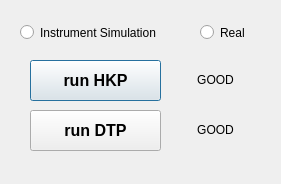
<?xml version="1.0" encoding="UTF-8"?>
<ui version="4.0">
 <class>Dialog</class>
 <widget class="QDialog" name="Dialog">
  <property name="geometry">
   <rect>
    <x>0</x>
    <y>0</y>
    <width>281</width>
    <height>184</height>
   </rect>
  </property>
  <property name="windowTitle">
   <string>EngTools</string>
  </property>
  <widget class="QPushButton" name="bt_runHKP">
   <property name="geometry">
    <rect>
     <x>30</x>
     <y>60</y>
     <width>131</width>
     <height>41</height>
    </rect>
   </property>
   <property name="font">
    <font>
     <pointsize>12</pointsize>
     <bold>true</bold>
    </font>
   </property>
   <property name="text">
    <string>run HKP</string>
   </property>
  </widget>
  <widget class="QPushButton" name="bt_runDTP">
   <property name="geometry">
    <rect>
     <x>30</x>
     <y>110</y>
     <width>131</width>
     <height>41</height>
    </rect>
   </property>
   <property name="font">
    <font>
     <pointsize>12</pointsize>
     <bold>true</bold>
    </font>
   </property>
   <property name="text">
    <string>run DTP</string>
   </property>
  </widget>
  <widget class="QLabel" name="label_stsHKP">
   <property name="geometry">
    <rect>
     <x>180</x>
     <y>70</y>
     <width>71</width>
     <height>19</height>
    </rect>
   </property>
   <property name="text">
    <string>GOOD</string>
   </property>
   <property name="alignment">
    <set>Qt::AlignCenter</set>
   </property>
  </widget>
  <widget class="QLabel" name="label_stsDTP">
   <property name="geometry">
    <rect>
     <x>180</x>
     <y>120</y>
     <width>71</width>
     <height>19</height>
    </rect>
   </property>
   <property name="text">
    <string>GOOD</string>
   </property>
   <property name="alignment">
    <set>Qt::AlignCenter</set>
   </property>
  </widget>
  <widget class="QRadioButton" name="radio_inst_simul">
   <property name="geometry">
    <rect>
     <x>20</x>
     <y>20</y>
     <width>171</width>
     <height>25</height>
    </rect>
   </property>
   <property name="text">
    <string>Instrument Simulation</string>
   </property>
  </widget>
  <widget class="QRadioButton" name="radio_real">
   <property name="geometry">
    <rect>
     <x>200</x>
     <y>20</y>
     <width>61</width>
     <height>25</height>
    </rect>
   </property>
   <property name="text">
    <string>Real</string>
   </property>
  </widget>
 </widget>
 <resources/>
 <connections/>
</ui>
